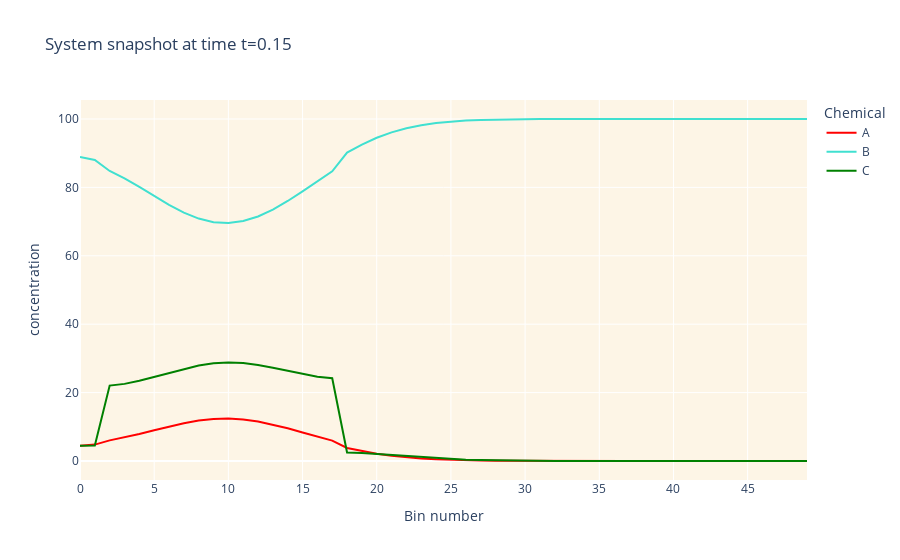

Notebook source saved alongside this figure:
### Code cell
bio.react_diffuse(total_duration=0.05, time_step=0.002)
bio.visualize_system()

### Figure 1 — Plotly figure (JSON) as saved in the notebook; plotly's stock layout.template omitted (floating-point values rounded to 4 significant figures)
{"data": [{"hovertemplate": "Chemical=A<br>Bin number=%{x}<br>concentration=%{y}<extra></extra>", "legendgroup": "A", "line": {"color": "red", "dash": "solid"}, "marker": {"symbol": "circle"}, "mode": "lines", "name": "A", "orientation": "v", "showlegend": true, "type": "scatter", "x": [0, 1, 2, 3, 4, 5, 6, 7, 8, 9, 10, 11, 12, 13, 14, 15, 16, 17, 18, 19, 20, 21, 22, 23, 24, 25, 26, 27, 28, 29, 30, 31, 32, 33, 34, 35, 36, 37, 38, 39, 40, 41, 42, 43, 44, 45, 46, 47, 48, 49], "xaxis": "x", "y": [4.474, 4.793, 6.035, 6.881, 7.893, 8.993, 10.08, 11.06, 11.82, 12.29, 12.4, 12.14, 11.53, 10.64, 9.55, 8.349, 7.127, 5.955, 3.814, 2.901, 2.15, 1.553, 1.094, 0.7511, 0.5028, 0.3281, 0.2086, 0.1293, 0.07808, 0.04592, 0.02631, 0.01468, 0.007971, 0.004215, 0.00217, 0.001087, 0.0005301, 0.0002516, 0.0001162, 5.222e-05, 2.283e-05, 9.716e-06, 4.023e-06, 1.62e-06, 6.351e-07, 2.422e-07, 8.991e-08, 3.258e-08, 1.182e-08, 5.197e-09], "yaxis": "y"}, {"hovertemplate": "Chemical=B<br>Bin number=%{x}<br>concentration=%{y}<extra></extra>", "legendgroup": "B", "line": {"color": "turquoise", "dash": "solid"}, "marker": {"symbol": "circle"}, "mode": "lines", "name": "B", "orientation": "v", "showlegend": true, "type": "scatter", "x": [0, 1, 2, 3, 4, 5, 6, 7, 8, 9, 10, 11, 12, 13, 14, 15, 16, 17, 18, 19, 20, 21, 22, 23, 24, 25, 26, 27, 28, 29, 30, 31, 32, 33, 34, 35, 36, 37, 38, 39, 40, 41, 42, 43, 44, 45, 46, 47, 48, 49], "xaxis": "x", "y": [88.88, 88.04, 84.81, 82.65, 80.13, 77.47, 74.88, 72.62, 70.88, 69.84, 69.59, 70.16, 71.5, 73.52, 76.03, 78.86, 81.81, 84.72, 90.16, 92.53, 94.51, 96.08, 97.29, 98.19, 98.82, 99.26, 99.55, 99.73, 99.85, 99.91, 99.95, 99.98, 99.99, 99.99, 100.0, 100.0, 100.0, 100.0, 100.0, 100.0, 100.0, 100.0, 100.0, 100.0, 100.0, 100.0, 100.0, 100.0, 100.0, 100.0], "yaxis": "y"}, {"hovertemplate": "Chemical=C<br>Bin number=%{x}<br>concentration=%{y}<extra></extra>", "legendgroup": "C", "line": {"color": "green", "dash": "solid"}, "marker": {"symbol": "circle"}, "mode": "lines", "name": "C", "orientation": "v", "showlegend": true, "type": "scatter", "x": [0, 1, 2, 3, 4, 5, 6, 7, 8, 9, 10, 11, 12, 13, 14, 15, 16, 17, 18, 19, 20, 21, 22, 23, 24, 25, 26, 27, 28, 29, 30, 31, 32, 33, 34, 35, 36, 37, 38, 39, 40, 41, 42, 43, 44, 45, 46, 47, 48, 49], "xaxis": "x", "y": [4.49, 4.501, 22.06, 22.55, 23.44, 24.58, 25.82, 26.99, 27.95, 28.57, 28.8, 28.63, 28.09, 27.29, 26.34, 25.41, 24.65, 24.22, 2.488, 2.315, 2.034, 1.703, 1.368, 1.057, 0.7889, 0.5693, 0.398, 0.2699, 0.1777, 0.1137, 0.07067, 0.04274, 0.02515, 0.01441, 0.008035, 0.004364, 0.002309, 0.00119, 0.0005974, 0.0002923, 0.0001394, 6.479e-05, 2.935e-05, 1.296e-05, 5.579e-06, 2.341e-06, 9.587e-07, 3.847e-07, 1.561e-07, 7.72e-08], "yaxis": "y"}], "layout": {"autosize": true, "legend": {"title": {"text": "Chemical"}, "tracegroupgap": 0}, "plot_bgcolor": "oldlace", "title": {"text": "System snapshot at time t=0.15"}, "xaxis": {"anchor": "y", "autorange": true, "domain": [0, 1], "range": [0, 49], "title": {"text": "Bin number"}, "type": "linear"}, "yaxis": {"anchor": "x", "autorange": true, "domain": [0, 1], "range": [-5.556, 105.6], "title": {"text": "concentration"}, "type": "linear"}}}
